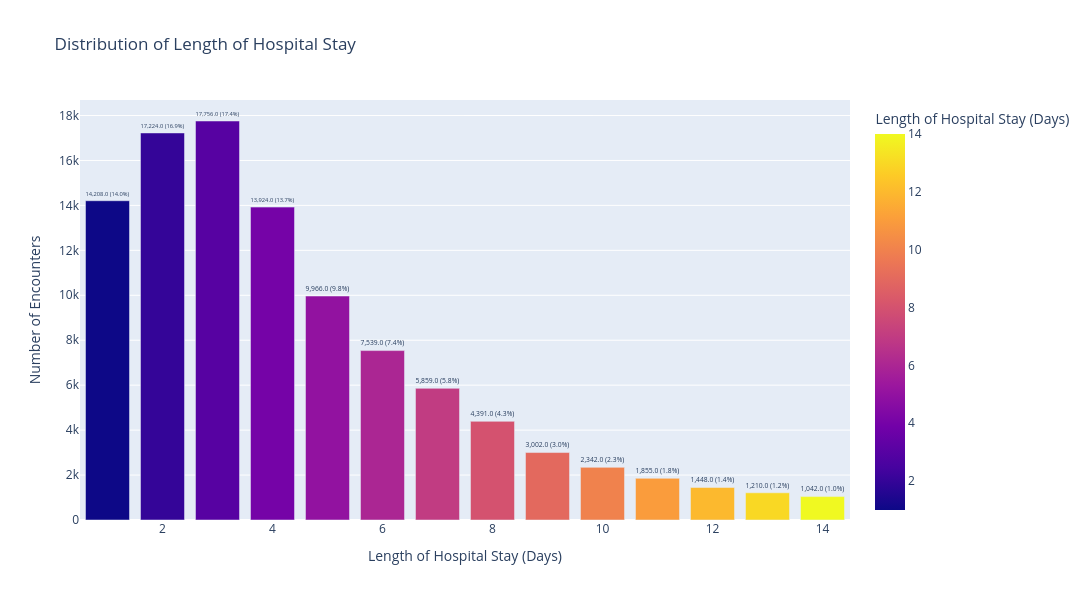

The code cell stored with this chart in its notebook:
### Markdown cell above
### Distribution of Length of Hospital Stay
#####  * To check how long patients stayed in the hospital and identify the most common hospitalization durations.

### Code cell
#Calculating hospital stay counts
stay_counts = (df_analysis["time_in_hospital"].value_counts().reset_index())
stay_counts.columns = ["days", "count"]

# Sorting by number of hospital stay days
stay_counts = stay_counts.sort_values("days")

#Calculating percentages
stay_counts["percentage"] = (stay_counts["count"] / stay_counts["count"].sum()) * 100
stay_counts["percentage"] = stay_counts["percentage"].round(2)

#Creating formatted labels
stay_counts["label"] = stay_counts.apply(lambda row: f"{row['count']:,} ({row['percentage']:.1f}%)",axis=1)

#Creating the bar chart
fig = px.bar(stay_counts,x="days",y="count",color="days",text="label",title="Distribution of Length of Hospital Stay",labels={"days": "Length of Hospital Stay (Days)","count": "Number of Encounters"})
fig.update_traces(textposition="outside",cliponaxis=False)
fig.update_layout(width=1350,height=600,showlegend=False,xaxis_title="Length of Hospital Stay (Days)",yaxis_title="Number of Encounters")
fig.show()

### Figure 1 — Plotly figure (JSON) as saved in the notebook; plotly's stock layout.template omitted (floating-point values rounded to 4 significant figures)
{"data": [{"cliponaxis": false, "hovertemplate": "Length of Hospital Stay (Days)=%{marker.color}<br>Number of Encounters=%{y}<br>label=%{text}<extra></extra>", "legendgroup": "", "marker": {"color": [1, 2, 3, 4, 5, 6, 7, 8, 9, 10, 11, 12, 13, 14], "coloraxis": "coloraxis", "pattern": {"shape": ""}}, "name": "", "orientation": "v", "showlegend": false, "text": ["14,208.0 (14.0%)", "17,224.0 (16.9%)", "17,756.0 (17.4%)", "13,924.0 (13.7%)", "9,966.0 (9.8%)", "7,539.0 (7.4%)", "5,859.0 (5.8%)", "4,391.0 (4.3%)", "3,002.0 (3.0%)", "2,342.0 (2.3%)", "1,855.0 (1.8%)", "1,448.0 (1.4%)", "1,210.0 (1.2%)", "1,042.0 (1.0%)"], "textposition": "outside", "type": "bar", "x": [1, 2, 3, 4, 5, 6, 7, 8, 9, 10, 11, 12, 13, 14], "xaxis": "x", "y": [14208, 17224, 17756, 13924, 9966, 7539, 5859, 4391, 3002, 2342, 1855, 1448, 1210, 1042], "yaxis": "y"}], "layout": {"barmode": "relative", "coloraxis": {"colorbar": {"title": {"text": "Length of Hospital Stay (Days)"}}, "colorscale": [[0, "#0d0887"], [0.1111, "#46039f"], [0.2222, "#7201a8"], [0.3333, "#9c179e"], [0.4444, "#bd3786"], [0.5556, "#d8576b"], [0.6667, "#ed7953"], [0.7778, "#fb9f3a"], [0.8889, "#fdca26"], [1, "#f0f921"]]}, "height": 600, "legend": {"tracegroupgap": 0}, "showlegend": false, "title": {"text": "Distribution of Length of Hospital Stay"}, "width": 1350, "xaxis": {"anchor": "y", "domain": [0, 1], "title": {"text": "Length of Hospital Stay (Days)"}}, "yaxis": {"anchor": "x", "domain": [0, 1], "title": {"text": "Number of Encounters"}}}}
